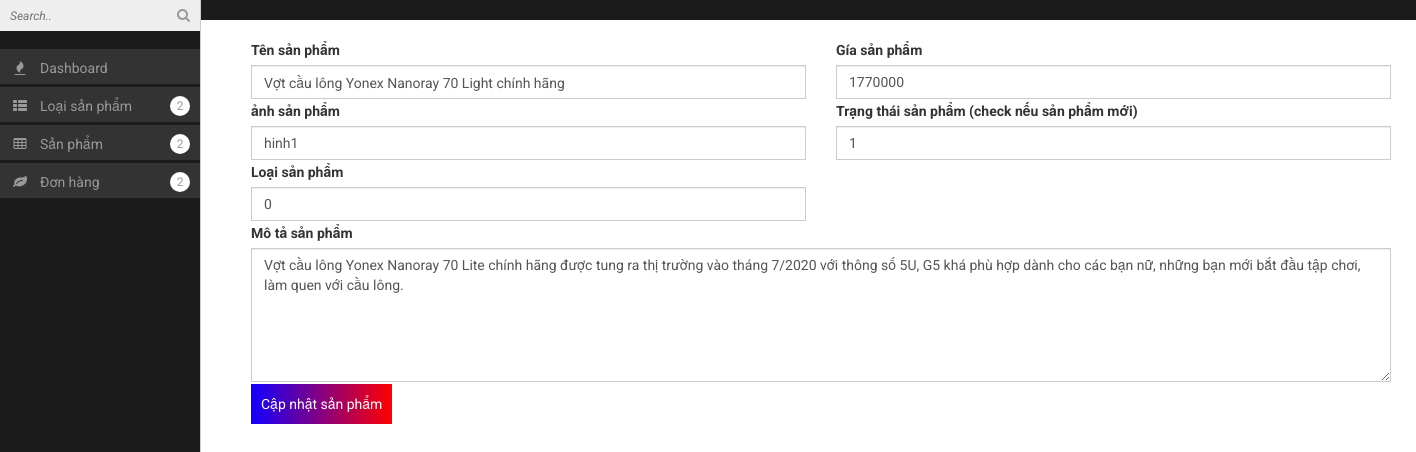
/admin/adminvnb?act=form_update&id=1, run on the app's committed database.
### tables this page shows
CREATE TABLE `product` (
  `id` int(11) NOT NULL,
  `name_product` varchar(50) NOT NULL,
  `price_product` float NOT NULL,
  `image_product` varchar(50) NOT NULL,
  `detail_product` text NOT NULL,
  `id_category` int(11) NOT NULL,
  `trangthai` varchar(50) NOT NULL
);

### admin/model/product.php (called while the page is built, shortened)
<?php
include_once 'database.php';
class PRODUCT extends DATABASE
{
    function getsbyid()
    {
        $id = $_GET['id'];
        $query="SELECT id,name_product,price_product,image_product,detail_product,id_category,trangthai FROM product WHERE id=$id";
        $this->result=$this->thucHienTruyVan();
        return $this->result;
    }
}
?>

### admin/model/database.php (called while the page is built, shortened)
<?php
    class DATABASE
    {
        private $host = 'localhost';
        private $dbname = 'shopmvc';
        private $username = 'root';
        private $password = '';
        private $options = array(PDO::MYSQL_ATTR_INIT_COMMAND => "SET NAMES utf8",PDO::ATTR_ERRMODE => PDO::ERRMODE_EXCEPTION);
        private $sql="";
        private $DBH="";
        function __construct()
        {
            $this->DBH = new PDO('mysql:host='.$this->host.';dbname='.$this->dbname,$this->username, $this->password,$this->options);
        }
        function setQuery($_sql)
        {
            $this->sql=$_sql;
        }
        function thucHienTruyVan()
        {
            $result=$this->DBH->query($this->sql);
            return $result;
        }
    }
?>

### admin/views/update.php (the view, shortened to what this page needs)
<?php
                 include '../views/sidebar.php';
            ?> END Sidebar -->
<div id="page-content">
<div class="col-md-12">
            <div class="right-content">
              <div class="container">
              <?php
                                        include_once '../model/product.php';
                                        $product = new PRODUCT();
                                        $updatesp = $product->getsbyid();
                                        foreach($updatesp as $n){ ?>
                                    <?php } ?>
                <form id="contact" action="?act=update&id=<?php echo $n['id']; ?>" method="POST">
                  <div class="row">
                    <div class="col-md-6">
                        <label for="">Tên sản phẩm</label>
                      <fieldset>
                        <input name="name_product" type="text" class="form-control"  placeholder="Tên sản phẩm" required="" value="<?php echo $n['name_product']; ?>">
                      </fieldset>
                    </div>
                    <div class="col-md-6">
                    <label for="">Gía sản phẩm</label>
                      <fieldset>
                        <input name="price_product" type="text" class="form-control" placeholder="Gía sản phẩm" required="" value="<?php echo $n['price_product']; ?>">
                      </fieldset>
                    </div>
                    <div class="col-md-6">
                    <label for="">ảnh sản phẩm</label>
                      <fieldset>
                        <input name="img_product" type="text" class="form-control"  placeholder="nhập tên hình ảnh" required="" value="<?php echo $n['image_product']; ?>">
                      </fieldset>
                    </div>
                    <div class="col-md-6">
                    <label for="">Trạng thái sản phẩm (check nếu sản phẩm mới)</label>
                      <fieldset>
                        <input name="trangthai" type="text" class="form-control" value="<?php echo $n['trangthai']; ?>">
                      </fieldset>
                    </div>
                    <div class="col-md-6">
                    <label for="">Loại sản phẩm</label>
                      <fieldset>
                        <input name="loai" type="text" class="form-control" value="<?php echo $n['id_category']; ?>">
                      </fieldset>
                    </div>
                    <div class="col-md-12">
                        <label for="">Mô tả sản phẩm</label>
                      <fieldset>
                        <textarea name="detail" rows="6" class="form-control"placeholder="" required="" ><?php echo $n['detail_product']; ?></textarea>
                      </fieldset>
                    </div>
                    <div class="col-md-12">
                      <fieldset>
                      <input style="background: rgb(16,0,255);
    background: linear-gradient(90deg, rgba(16,0,255,1) 0%, rgba(255,0,0,1) 100%);color:white;border:none;padding:10px;" type="submit" value="Cập nhật sản phẩm">
                      </fieldset>
                    </div>
                  </div>
                </form>
              </div>
            </div>
          </div>
</div>
            </div>
        </div>
    </body>
</html>

### admin/assets/css/main.css (style rules this page uses)
body { background-color: #f9f9f9; color: #333; font-family: Roboto, "Helvetica Neue", Helvetica, Arial, sans-serif; }
#page-content { margin: 0 0 0 200px; padding: 20px; background-color: #fff; border-left: 1px solid #ccc; min-height: 1200px; }
input, button, select, textarea { font-family: Roboto, "Helvetica Neue", Helvetica, Arial, sans-serif; }
.form-control { -webkit-transition: none; transition: none; }
.form-control { margin: 0 0 2px; }
.navbar, .pager li > a, .pager li > span, .nav-tabs > li > a, .nav-pills > li > a, .label, .well, .alert, .modal-content, .progress, .popover, .thumbnail, .dropdown-menu, .table-bordered, .table-bordered th, .table-bordered td, .input-group-addon, .btn, .tooltip-inner, .form-control, .pagination > li:first-child > a, .pagination > li:first-child > span, .pagination > li:last-child > a, .pagination > li:last-child > span, .popover-title, .panel, .list-group-item:first-child, .list-group-item:last-child { -webkit-border-radius: 0 !important; -moz-border-radius: 0 !important; border-radius: 0 !important; }

### data on the page
product: name_product "Vợt cầu lông Yonex Nanoray 70 Light chính hãng", price_product "1770000", img_product "hinh1", trangthai "1", loai "0", detail "Vợt cầu lông Yonex Nanoray 70 Lite chính hãng được tung ra thị trường vào tháng 7/2020 với thông số 5U, G5 khá phù hợp dành cho các bạn nữ, những bạn mới bắt đầu tập chơi, làm quen với cầu lông."
